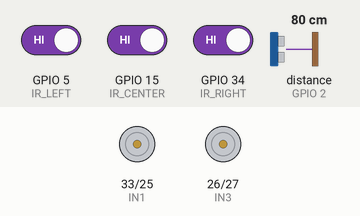
Simulated run of this sketch. Board: ESP32. On the bench: motor-driver pin pairs drawn as motors (green arrow = first pin HIGH = forward, orange = second pin HIGH = backward, longer = more drive, scaled by the enable pin). Wiring (inferred from the names in the program): ultrasonic range finder: trigger GPIO 4; echo GPIO 2. The test bench sets the inputs (shaded band); at power-on: GPIO 5 (IR_LEFT) HIGH, GPIO 15 (IR_CENTER) HIGH, GPIO 34 (IR_RIGHT) HIGH, distance to the obstacle (sensor on GPIO 2) 80 cm. The echo pulse lasts 58.3 µs per cm.

Above: at 3.2 s.
3.3 s: GPIO 5 (IR_LEFT) driven LOW
At 3.8 s:
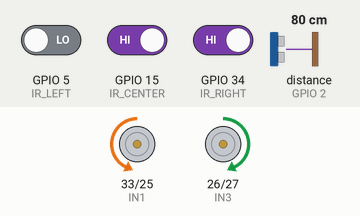
4.8 s: GPIO 15 (IR_CENTER) driven LOW
At 5.1 s:
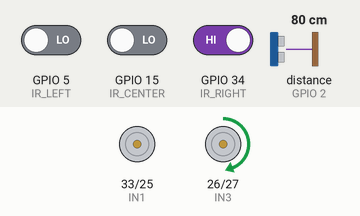
6.3 s: GPIO 34 (IR_RIGHT) driven LOW
At 7.2 s:
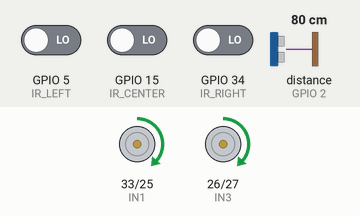
7.8 s: GPIO 5 (IR_LEFT) driven HIGH
At 8.5 s:
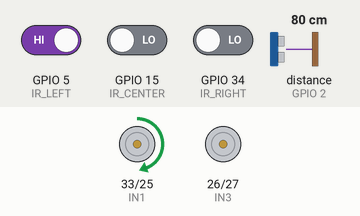
9.3 s: GPIO 15 (IR_CENTER) driven HIGH
At 9.8 s:
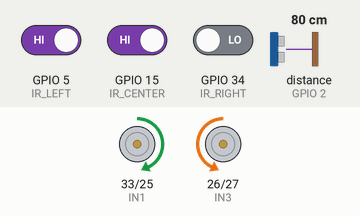
10.8 s: distance to the obstacle (sensor on GPIO 2) set to 17 cm
12.3 s: distance to the obstacle (sensor on GPIO 2) set to 13 cm
At 13.4 s:
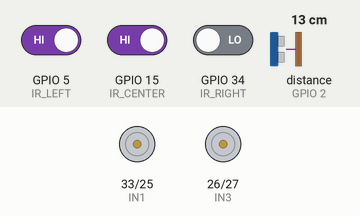
Timing chart, 0 to 14.8 s (numbered marks = the images above; inputs shaded):
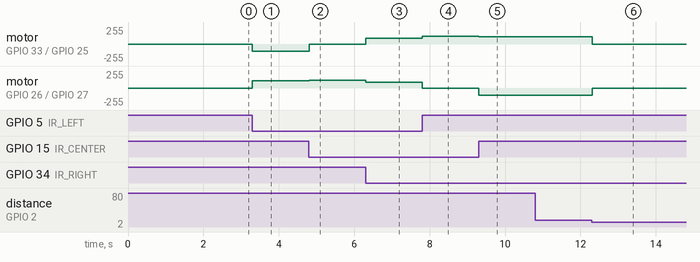

The sketch:

ESP32_Basic_Line_Follower.ino
```cpp
// Practical Work 4 - Hybrid 3-Sensor + Turn Memory + Obstacle Stop
// ESP32 + 3 IR Sensors + L298N + HC-SR04

// ==========================================
// IR Sensors
// ==========================================
#define IR_LEFT 5
#define IR_CENTER 15   // <-- Mesti tambah sensor tengah
#define IR_RIGHT 34

// ==========================================
// Ultrasonic Sensor (HC-SR04)
// ==========================================
#define TRIG_PIN 4
#define ECHO_PIN 2

// ==========================================
// Motor Pins
// ==========================================
#define ENA 32
#define IN1 33
#define IN2 25
#define IN3 26
#define IN4 27
#define ENB 14

// ==========================================
// Motor Speed (Adjust ikut kekuatan bateri)
// ==========================================
const int MOTOR_SPEED = 85;   // Kelajuan lurus
const int TURN_SPEED = 115;    // Kelajuan pusing biasa
const int PIVOT_SPEED = 110;   // Kelajuan memori 90 darjah (kena lebih kuat untuk pivot)

// ==========================================
// IR Sensor Logic
// ==========================================
const int LINE_DETECTED = LOW;
const int NO_LINE = HIGH;

// ==========================================
// Obstacle Settings
// ==========================================
const int OBSTACLE_CM = 15;
const int OBSTACLE_CONFIRM = 2;
int obstacleCount = 0;

// ==========================================
// Turn Memory Variable
// ==========================================
int turn_memory = 0; // 0 = Lurus, 1 = Kiri, 2 = Kanan

// ==========================================
// Sensor & Motor Functions
// ==========================================
float readDistanceCm() {
  digitalWrite(TRIG_PIN, LOW);
  delayMicroseconds(2);
  digitalWrite(TRIG_PIN, HIGH);
  delayMicroseconds(10);
  digitalWrite(TRIG_PIN, LOW);
  unsigned long duration = pulseIn(ECHO_PIN, HIGH, 3500);
  if (duration == 0) return 999;
  return duration * 0.0343 / 2.0;
}

void moveForward() {
  analogWrite(ENA, MOTOR_SPEED); analogWrite(ENB, MOTOR_SPEED);
  digitalWrite(IN1, HIGH); digitalWrite(IN2, LOW);
  digitalWrite(IN3, HIGH); digitalWrite(IN4, LOW);
}

// Slight Turn (Satu tayar jalan, satu stop) - Untuk selekoh biasa
void turnLeft() {
  analogWrite(ENA, TURN_SPEED); analogWrite(ENB, TURN_SPEED);
  digitalWrite(IN1, LOW);  digitalWrite(IN2, LOW);
  digitalWrite(IN3, HIGH); digitalWrite(IN4, LOW);
}
void turnRight() {
  analogWrite(ENA, TURN_SPEED); analogWrite(ENB, TURN_SPEED);
  digitalWrite(IN1, HIGH); digitalWrite(IN2, LOW);
  digitalWrite(IN3, LOW);  digitalWrite(IN4, LOW);
}

// Sharp Pivot Turn (Satu tayar forward, satu reverse) - Untuk 90 darjah
void sharpPivotLeft() {
  analogWrite(ENA, PIVOT_SPEED); analogWrite(ENB, PIVOT_SPEED);
  digitalWrite(IN1, LOW);  digitalWrite(IN2, HIGH); // Kiri reverse
  digitalWrite(IN3, HIGH); digitalWrite(IN4, LOW);  // Kanan forward
}
void sharpPivotRight() {
  analogWrite(ENA, PIVOT_SPEED); analogWrite(ENB, PIVOT_SPEED);
  digitalWrite(IN1, HIGH); digitalWrite(IN2, LOW);  // Kiri forward
  digitalWrite(IN3, LOW);  digitalWrite(IN4, HIGH); // Kanan reverse
}

void stopRobot() {
  analogWrite(ENA, 0); analogWrite(ENB, 0);
  digitalWrite(IN1, LOW); digitalWrite(IN2, LOW);
  digitalWrite(IN3, LOW); digitalWrite(IN4, LOW);
}

// ==========================================
// Setup
// ==========================================
void setup() {
  Serial.begin(115200);
  pinMode(IR_LEFT, INPUT); pinMode(IR_CENTER, INPUT); pinMode(IR_RIGHT, INPUT);
  pinMode(TRIG_PIN, OUTPUT); pinMode(ECHO_PIN, INPUT);
  digitalWrite(TRIG_PIN, LOW);
  pinMode(ENA, OUTPUT); pinMode(IN1, OUTPUT); pinMode(IN2, OUTPUT);
  pinMode(ENB, OUTPUT); pinMode(IN3, OUTPUT); pinMode(IN4, OUTPUT);
  stopRobot();
  delay(2000); // Masa untuk letak robot di trek
}

// ==========================================
// Main Loop
// ==========================================
void loop() {
  // 1. Semak Obstacle
  float distance = readDistanceCm();
  if (distance > 1.0 && distance <= OBSTACLE_CM) {
    obstacleCount++;
  } else {
    obstacleCount = 0;
  }

  if (obstacleCount >= OBSTACLE_CONFIRM) {
    stopRobot();
    return; // Langkau execution pergerakan, sambung pusingan loop baru
  }

  // 2. Baca IR Sensor
  int L = digitalRead(IR_LEFT);
  int C = digitalRead(IR_CENTER);
  int R = digitalRead(IR_RIGHT);

  // 3. Update Turn Memory (Simpan memori arah mana yang last nampak line)
  if (L == LINE_DETECTED && R == NO_LINE) turn_memory = 1; // Last nampak di kiri
  if (R == LINE_DETECTED && L == NO_LINE) turn_memory = 2; // Last nampak di kanan

  // Jika center nampak line, terus reset memori supaya tak salah pusing di jalan lurus
  if (C == LINE_DETECTED) turn_memory = 0;

  // 4. Execution Pergerakan (Hybrid Logic)

  // KES 1: Terbabas sepenuhnya (Semua NO_LINE) - Trigger Memory 90 Darjah!
  if (L == NO_LINE && C == NO_LINE && R == NO_LINE) {
    if (turn_memory == 1) {
      sharpPivotLeft();
    }
    else if (turn_memory == 2) {
      sharpPivotRight();
    }
    else {
      stopRobot(); // Tiada memori & tiada line = berhenti dengan selamat
    }
  }

  // KES 2: Berada di atas line dengan sempurna (Center sahaja detect)
  else if (L == NO_LINE && C == LINE_DETECTED && R == NO_LINE) {
    moveForward();
  }

  // KES 3: Senget sikit ke kanan, perbetulkan ke kiri
  else if (L == LINE_DETECTED && C == LINE_DETECTED && R == NO_LINE) {
    turnLeft();
  }
  // KES 4: Terlalu senget ke kanan
  else if (L == LINE_DETECTED && C == NO_LINE && R == NO_LINE) {
    sharpPivotLeft();
  }

  // KES 5: Senget sikit ke kiri, perbetulkan ke kanan
  else if (L == NO_LINE && C == LINE_DETECTED && R == LINE_DETECTED) {
    turnRight();
  }
  // KES 6: Terlalu senget ke kiri
  else if (L == NO_LINE && C == NO_LINE && R == LINE_DETECTED) {
    sharpPivotRight();
  }

  // KES 7: Simpang T / Cross (Semua Detect Line)
  else if (L == LINE_DETECTED && C == LINE_DETECTED && R == LINE_DETECTED) {
    moveForward(); // Langgar je simpang tu terus ke depan
  }

  delay(5); // Stabilizer cip ESP32
}
```

Measured:
- the behaviour switches between 15 and 14 cm on distance to the obstacle (sensor on GPIO 2) (found by bisection; images 5 and 6)
- after the input at 3.3 s, motor on GPIO 33 (IN1) / GPIO 25 (IN2): stopped → backward 110/255 at once; motor on GPIO 26 (IN3) / GPIO 27 (IN4): stopped → forward 110/255 at once
- after the input at 4.8 s, motor on GPIO 33 (IN1) / GPIO 25 (IN2): backward 110/255 → stopped at once; motor on GPIO 26 (IN3) / GPIO 27 (IN4): forward 110/255 → forward 115/255 at once
- after the input at 6.3 s, motor on GPIO 33 (IN1) / GPIO 25 (IN2): stopped → forward 85/255 at once; motor on GPIO 26 (IN3) / GPIO 27 (IN4): forward 115/255 → forward 85/255 at once
- after the input at 7.8 s, motor on GPIO 33 (IN1) / GPIO 25 (IN2): forward 85/255 → forward 115/255 at once; motor on GPIO 26 (IN3) / GPIO 27 (IN4): forward 85/255 → stopped at once
- after the input at 9.3 s, motor on GPIO 33 (IN1) / GPIO 25 (IN2): forward 115/255 → forward 110/255 at once; motor on GPIO 26 (IN3) / GPIO 27 (IN4): stopped → backward 110/255 at once
- after the input at 10.8 s, every drawn part: stays the same
- after the input at 12.3 s, motor on GPIO 33 (IN1) / GPIO 25 (IN2): forward 110/255 → stopped at once; motor on GPIO 26 (IN3) / GPIO 27 (IN4): backward 110/255 → stopped at once
